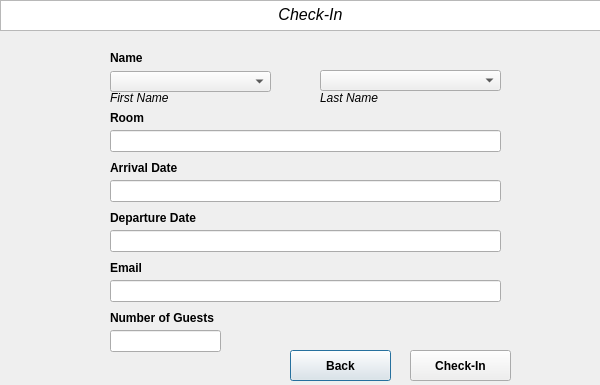
<?xml version="1.0" encoding="UTF-8"?>
<ui version="4.0">
 <class>CheckInClass</class>
 <widget class="QDialog" name="CheckInClass">
  <property name="geometry">
   <rect>
    <x>0</x>
    <y>0</y>
    <width>600</width>
    <height>385</height>
   </rect>
  </property>
  <property name="windowTitle">
   <string>CheckIn</string>
  </property>
  <widget class="QTextBrowser" name="textBrowser">
   <property name="geometry">
    <rect>
     <x>0</x>
     <y>0</y>
     <width>601</width>
     <height>31</height>
    </rect>
   </property>
   <property name="html">
    <string>&lt;!DOCTYPE HTML PUBLIC &quot;-//W3C//DTD HTML 4.0//EN&quot; &quot;http://www.w3.org/TR/REC-html40/strict.dtd&quot;&gt;
&lt;html&gt;&lt;head&gt;&lt;meta name=&quot;qrichtext&quot; content=&quot;1&quot; /&gt;&lt;meta charset=&quot;utf-8&quot; /&gt;&lt;style type=&quot;text/css&quot;&gt;
p, li { white-space: pre-wrap; }
hr { height: 1px; border-width: 0; }
li.unchecked::marker { content: &quot;\2610&quot;; }
li.checked::marker { content: &quot;\2612&quot;; }
&lt;/style&gt;&lt;/head&gt;&lt;body style=&quot; font-family:'Segoe UI'; font-size:9pt; font-weight:400; font-style:normal;&quot;&gt;
&lt;p align=&quot;center&quot; style=&quot; margin-top:0px; margin-bottom:0px; margin-left:0px; margin-right:0px; -qt-block-indent:0; text-indent:0px;&quot;&gt;      &lt;span style=&quot; font-family:'georgia','garamond','serif'; font-size:16px; font-style:italic;&quot;&gt;Check-In&lt;/span&gt;&lt;/p&gt;&lt;/body&gt;&lt;/html&gt;</string>
   </property>
  </widget>
  <widget class="QLabel" name="label_5">
   <property name="geometry">
    <rect>
     <x>110</x>
     <y>110</y>
     <width>49</width>
     <height>16</height>
    </rect>
   </property>
   <property name="font">
    <font>
     <bold>true</bold>
     <strikeout>false</strikeout>
    </font>
   </property>
   <property name="text">
    <string>Room</string>
   </property>
  </widget>
  <widget class="QPushButton" name="pushButton2">
   <property name="geometry">
    <rect>
     <x>290</x>
     <y>350</y>
     <width>101</width>
     <height>31</height>
    </rect>
   </property>
   <property name="font">
    <font>
     <bold>true</bold>
     <strikeout>false</strikeout>
    </font>
   </property>
   <property name="text">
    <string>Back</string>
   </property>
  </widget>
  <widget class="QLabel" name="label_8">
   <property name="geometry">
    <rect>
     <x>110</x>
     <y>210</y>
     <width>111</width>
     <height>16</height>
    </rect>
   </property>
   <property name="font">
    <font>
     <bold>true</bold>
     <strikeout>false</strikeout>
    </font>
   </property>
   <property name="text">
    <string>Departure Date</string>
   </property>
  </widget>
  <widget class="QLabel" name="label_4">
   <property name="geometry">
    <rect>
     <x>320</x>
     <y>90</y>
     <width>131</width>
     <height>16</height>
    </rect>
   </property>
   <property name="font">
    <font>
     <italic>true</italic>
     <strikeout>false</strikeout>
    </font>
   </property>
   <property name="text">
    <string>Last Name</string>
   </property>
  </widget>
  <widget class="QLabel" name="label_9">
   <property name="geometry">
    <rect>
     <x>110</x>
     <y>310</y>
     <width>111</width>
     <height>16</height>
    </rect>
   </property>
   <property name="font">
    <font>
     <bold>true</bold>
     <strikeout>false</strikeout>
    </font>
   </property>
   <property name="text">
    <string>Number of Guests</string>
   </property>
  </widget>
  <widget class="QLabel" name="label_2">
   <property name="geometry">
    <rect>
     <x>110</x>
     <y>90</y>
     <width>131</width>
     <height>16</height>
    </rect>
   </property>
   <property name="font">
    <font>
     <italic>true</italic>
     <strikeout>false</strikeout>
    </font>
   </property>
   <property name="text">
    <string>First Name</string>
   </property>
  </widget>
  <widget class="QLabel" name="label">
   <property name="geometry">
    <rect>
     <x>110</x>
     <y>50</y>
     <width>49</width>
     <height>16</height>
    </rect>
   </property>
   <property name="font">
    <font>
     <bold>true</bold>
     <strikeout>false</strikeout>
    </font>
   </property>
   <property name="text">
    <string>Name</string>
   </property>
  </widget>
  <widget class="QPushButton" name="pushButton1">
   <property name="geometry">
    <rect>
     <x>410</x>
     <y>350</y>
     <width>101</width>
     <height>31</height>
    </rect>
   </property>
   <property name="font">
    <font>
     <bold>true</bold>
     <strikeout>false</strikeout>
    </font>
   </property>
   <property name="styleSheet">
    <string notr="true"/>
   </property>
   <property name="text">
    <string>Check-In</string>
   </property>
  </widget>
  <widget class="QLabel" name="label_6">
   <property name="geometry">
    <rect>
     <x>110</x>
     <y>260</y>
     <width>71</width>
     <height>16</height>
    </rect>
   </property>
   <property name="font">
    <font>
     <bold>true</bold>
     <strikeout>false</strikeout>
    </font>
   </property>
   <property name="text">
    <string>Email</string>
   </property>
  </widget>
  <widget class="QLabel" name="label_7">
   <property name="geometry">
    <rect>
     <x>110</x>
     <y>160</y>
     <width>71</width>
     <height>16</height>
    </rect>
   </property>
   <property name="font">
    <font>
     <bold>true</bold>
     <strikeout>false</strikeout>
    </font>
   </property>
   <property name="text">
    <string>Arrival Date </string>
   </property>
  </widget>
  <widget class="QComboBox" name="comboBox">
   <property name="geometry">
    <rect>
     <x>110</x>
     <y>71</y>
     <width>161</width>
     <height>21</height>
    </rect>
   </property>
  </widget>
  <widget class="QComboBox" name="comboBox1">
   <property name="geometry">
    <rect>
     <x>320</x>
     <y>70</y>
     <width>181</width>
     <height>21</height>
    </rect>
   </property>
  </widget>
  <widget class="QLineEdit" name="lineEdit_1">
   <property name="geometry">
    <rect>
     <x>110</x>
     <y>130</y>
     <width>391</width>
     <height>22</height>
    </rect>
   </property>
  </widget>
  <widget class="QLineEdit" name="lineEdit_2">
   <property name="geometry">
    <rect>
     <x>110</x>
     <y>180</y>
     <width>391</width>
     <height>22</height>
    </rect>
   </property>
  </widget>
  <widget class="QLineEdit" name="lineEdit_3">
   <property name="geometry">
    <rect>
     <x>110</x>
     <y>230</y>
     <width>391</width>
     <height>22</height>
    </rect>
   </property>
  </widget>
  <widget class="QLineEdit" name="lineEdit_4">
   <property name="geometry">
    <rect>
     <x>110</x>
     <y>280</y>
     <width>391</width>
     <height>22</height>
    </rect>
   </property>
  </widget>
  <widget class="QLineEdit" name="lineEdit_5">
   <property name="geometry">
    <rect>
     <x>110</x>
     <y>330</y>
     <width>111</width>
     <height>22</height>
    </rect>
   </property>
  </widget>
 </widget>
 <layoutdefault spacing="6" margin="11"/>
 <resources/>
 <connections/>
</ui>
